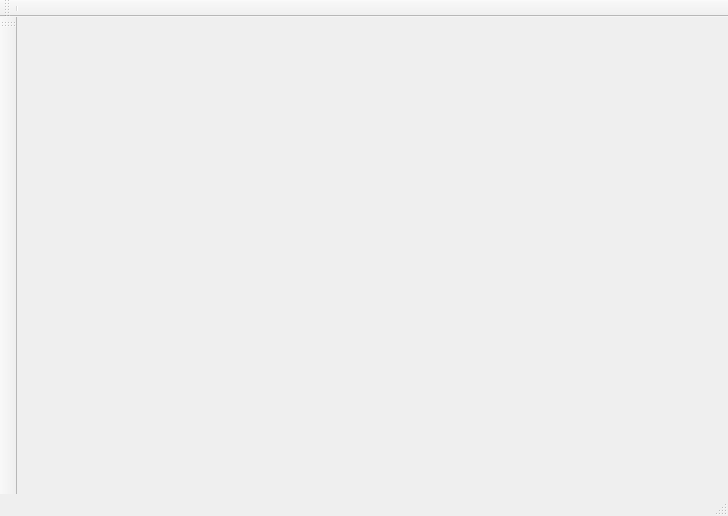
<?xml version="1.0" encoding="UTF-8"?>
<ui version="4.0">
 <class>MainWindow</class>
 <widget class="QMainWindow" name="MainWindow">
  <property name="geometry">
   <rect>
    <x>0</x>
    <y>0</y>
    <width>728</width>
    <height>516</height>
   </rect>
  </property>
  <property name="windowTitle">
   <string>MainWindow</string>
  </property>
  <widget class="QWidget" name="centralwidget">
   <widget class="qcamerafinder" name="gridWidget" native="true">
    <property name="geometry">
     <rect>
      <x>120</x>
      <y>190</y>
      <width>471</width>
      <height>281</height>
     </rect>
    </property>
    <layout class="QGridLayout" name="gridLayout"/>
   </widget>
  </widget>
  <widget class="QStatusBar" name="statusbar"/>
  <widget class="QToolBar" name="toolBar">
   <property name="windowTitle">
    <string>toolBar</string>
   </property>
   <attribute name="toolBarArea">
    <enum>TopToolBarArea</enum>
   </attribute>
   <attribute name="toolBarBreak">
    <bool>false</bool>
   </attribute>
   <addaction name="separator"/>
  </widget>
  <widget class="QToolBar" name="toolBar_2">
   <property name="windowTitle">
    <string>toolBar_2</string>
   </property>
   <attribute name="toolBarArea">
    <enum>LeftToolBarArea</enum>
   </attribute>
   <attribute name="toolBarBreak">
    <bool>false</bool>
   </attribute>
  </widget>
  <action name="actionstart">
   <property name="text">
    <string>start</string>
   </property>
  </action>
  <action name="actionstop">
   <property name="text">
    <string>stop</string>
   </property>
  </action>
 </widget>
 <customwidgets>
  <customwidget>
   <class>qcamerafinder</class>
   <extends>QWidget</extends>
   <header location="global">qcamerafinder.h</header>
   <container>1</container>
  </customwidget>
 </customwidgets>
 <resources/>
 <connections/>
</ui>
